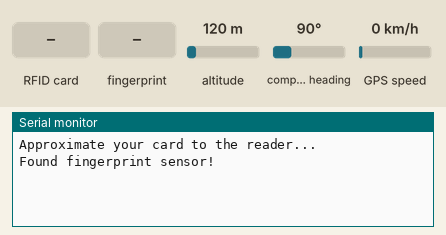
A sketch run on a simulated Arduino Mega 2560, built with avr-gcc and run on an emulated ATmega2560. Parts: the last lines printed to the serial monitor. The test bench sets the inputs (shaded band); at power-on: altitude 120 m, compass heading 90°, GPS speed 0 km/h. The local clock reads 2024-03-15 10:24:30 at power-on unless the sketch sets it; random numbers use the default seed unless the sketch sets one; the GPS gets a fix after 3 s at 37.7749, -122.4194 with 8 satellites; the modem accepts every AT command (registered, SIM ready, sends succeed) and sends nothing else.

Above: at 2.3 s.
2.4 s: RFID card 23 4B B0 03 held to the reader
At 3.7 s:
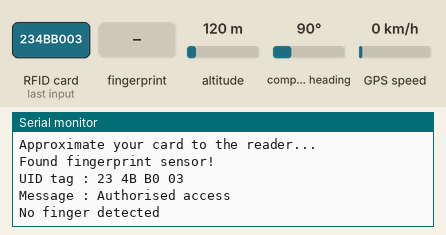
3.9 s: finger stored as number 1 placed on the sensor
At 5.0 s:
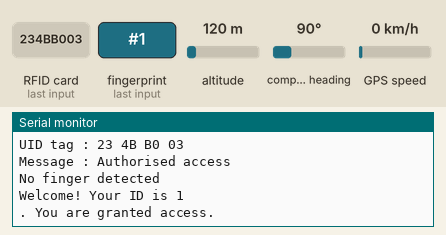

Measured:
- after the input at 2.4 s, the serial monitor: prints a new line at once (image 1)
- after the input at 3.9 s, the serial monitor: prints a new line after 0.44 s (image 2)

The sketch:

all1.ino
```cpp
#include <SPI.h>
#include <MFRC522.h>
#include <Adafruit_Fingerprint.h>
#include <TinyGPS++.h>
#include <DS3231.h>

#include <Keypad.h>

const int ROWS = 4; //four rows
const int COLS = 4; //four columns
int i=0;
int k[4];
char keys[ROWS][COLS] = {
  {'1','2','3', 'A'},
  {'4','5','6', 'B'},
  {'7','8','9', 'C'},
  {'*','0','#', 'D'}
};

byte rowPins[ROWS] = {8,9,10,11}; //connect to the row pinouts of the keypad
byte colPins[COLS] = {4,5,6,7}; //connect to the column pinouts of the keypad

Keypad keypad = Keypad( makeKeymap(keys), rowPins, colPins, ROWS, COLS );

String inputString;
long inputInt;
DS3231  rtc(SDA, SCL);
static const uint32_t GPSBaud = 9600;

#define mySerial1 Serial3
#define SS_PIN  53
#define RST_PIN 13
TinyGPSPlus gps;

#define mySerial Serial1
#define ss Serial2

Adafruit_Fingerprint finger = Adafruit_Fingerprint(&mySerial);
MFRC522 mfrc522(SS_PIN, RST_PIN);
int count=0;
long randNumber;
int f=0;
String a ="";
String b="";
String c="";
String e="";
int t1=0;
String d;
String D;
String t;

void setup()
{
  Serial.begin(9600);
  rtc.begin();
  mySerial1.begin(9600);
  randomSeed(analogRead(0));
  inputString.reserve(10);
  ss.begin(GPSBaud);
  SPI.begin();
  mfrc522.PCD_Init();
  Serial.println("Approximate your card to the reader...");
  Serial.println();
  while (!Serial);
  delay(100);
  finger.begin(57600);
  delay(5);
  if (finger.verifyPassword()) {
    Serial.println("Found fingerprint sensor!");
  }
  else {
    Serial.println("Did not find fingerprint sensor :(");
    while (1) { delay(1); }
  }

}

void loop()
{
  if (count==0)
  {
    rfid();
  }
  else if (count==1)
  {
    fingerprint();
  }
  else if (count==2)
  {
    t1 = otp();
    Serial.println(t1);
  }
  else if (count==3)
  {
    gps1();
  }
  else if (count==4)
  {

    timedisplay();
  }
  else if (count==5)
  {
    prints();
  }
  else if (count==6)
  {
    gsm();
  }
  else if (count==7)
  {
    keypade();
    Serial.println(inputInt);
  }
  else if (count==8)
  {
    compareotp();
  }
}


void rfid()
{

  if ( ! mfrc522.PICC_IsNewCardPresent())
  {
    return;
  }

  if ( ! mfrc522.PICC_ReadCardSerial())
  {
    return;
  }

  Serial.print("UID tag :");
  String content= "";
  byte letter;
  for (byte i = 0; i < mfrc522.uid.size; i++)
  {
     Serial.print(mfrc522.uid.uidByte[i] < 0x10 ? " 0" : " ");
     Serial.print(mfrc522.uid.uidByte[i], HEX);
     content.concat(String(mfrc522.uid.uidByte[i] < 0x10 ? " 0" : " "));
     content.concat(String(mfrc522.uid.uidByte[i], HEX));
  }
  Serial.println();
  Serial.print("Message : ");
  content.toUpperCase();
  if (content.substring(1) == "23 4B B0 03") // Make sure you change this with your own UID number
  {
    Serial.println("Authorised access");
    a = "Kantharuban's Account:";
    count=1;
    Serial.println();
    delay(500);
  }

 else   {
    Serial.println(" Access denied");
    a="Unknown User";
    delay(500);
  }
}


void fingerprint() {
  uint8_t p = finger.getImage();
  if (p == FINGERPRINT_NOFINGER)  goto NoFinger;
  else if (p == FINGERPRINT_OK) {
    p = finger.image2Tz();
    if (p != FINGERPRINT_OK)  goto NoMatch;
    p = finger.fingerFastSearch();
    if (p != FINGERPRINT_OK)  goto NoMatch;
    Serial.print("Welcome! Your ID is ");
    count=2;

    Serial.println(finger.fingerID);
    if (finger.fingerID == 1)
    {
      b="Kantharuban's biometric ok;";
    }


    Serial.println(". You are granted access.");
    delay(1500);
    return;
  }
  NoMatch:
  {
  Serial.println("Access  Denied");
  b="Biometric failed;";
  delay(1000);
  return;
  }
  NoFinger:
  {
  Serial.println("No finger detected");
  delay(1000);
  }
}


int otp() {
  randNumber = random(999,9999);
  count=3;

  return(randNumber);
  delay(1000);
}


void gps1()
{
  while (ss.available() > 0)
    if (gps.encode(ss.read()))
      displayInfo();

  if (millis() > 5000 && gps.charsProcessed() < 10)
  {
    Serial.println(F("No GPS detected: check wiring."));
    while(true);
  }
}

void displayInfo()
{
  Serial.print(F("Location: "));
  if (gps.location.isValid())
  {
    Serial.print(gps.location.lat(), 6);
    c=gps.location.lat();
    Serial.print(F(","));
    Serial.print(gps.location.lng(), 6);
    e=gps.location.lng();
    count=4;
  }
  else
  {
    Serial.print(F("INVALID"));
    c="INVALID";
    e=";";
    count=4;
  }


  Serial.println();
}


void timedisplay()
{
  // Send Day-of-Week
  d=rtc.getDOWStr();
  Serial.print(d);
  Serial.print(" ");

  // Send date
  D=rtc.getDateStr();
  Serial.print(D);
  Serial.print(" -- ");

  // Send time
  t=rtc.getTimeStr();
  Serial.println(t);
  count=5;

  delay (200);
}


void prints()
{
  Serial.println(a);
  Serial.println(b);
  Serial.print(c);
  Serial.print(";");
  Serial.println(e);
  Serial.print(d);
  Serial.print("--");
  Serial.print(D);
  Serial.print("--");
  Serial.print(t);
  count=6;
}


void gsm()
{
   mySerial1.println("AT+CMGF=1");    //Sets the GSM Module in Text Mode
     delay(1000);  // Delay of 1 second
     mySerial1.println("AT+CMGS=\"+919360534685\"\r"); // Replace x with mobile number
     delay(1000);
     mySerial1.println(a);
      mySerial1.println(b);
      mySerial1.print(c);
      mySerial1.print(";");
      mySerial1.println(e);
      mySerial1.print(d);
      mySerial1.print("--");
      mySerial1.print(D);
      mySerial1.print("--");
      mySerial1.println(t);
     mySerial1.println("Your One time password is");// The SMS text you want to send
     mySerial1.println(randNumber);
     delay(100);
     mySerial1.println((char)26);// ASCII code of CTRL+Z for saying the end of sms to  the module
      delay(1000);
      count=7;
}


void keypade() {
  char key = keypad.getKey();

  if (key) {


    if (key >= '0' && key <= '9') {     // only act on numeric keys
      inputString += key;               // append new character to input string
    } else if (key == '#') {
      if (inputString.length() > 0) {
        inputInt = inputString.toInt(); // YOU GOT AN INTEGER NUMBER
        f = inputInt;
//        Serial.println(inputInt);
         count=8;
        inputString = "";               // clear input


      }
    } else if (key == '*') {
      inputString = "";                 // clear input
    }
  }
}


void compareotp()
{
  if (t1 == f )
  {
    Serial.println("Account login successful");
    count=9;
  }
  else
  {
    Serial.println("Account login failed; Wrong OTP");
    count=9;
  }
}
```
